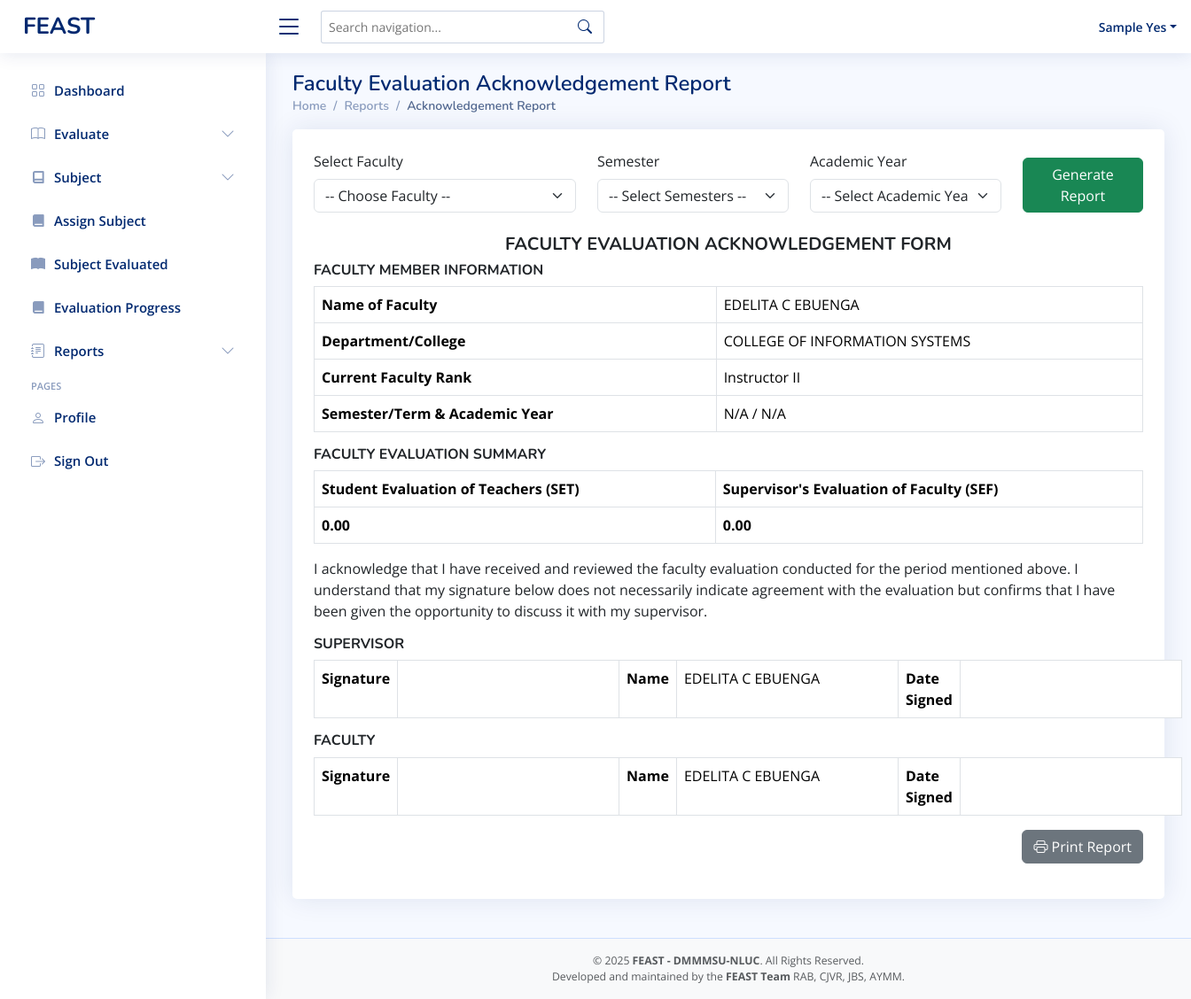
The app's page /admin-acknowledgementreport-orig.php?faculty_id=00021 (signed in) with its own data.
### tables this page shows
CREATE TABLE `faculty` (
  `idnumber` varchar(11) NOT NULL,
  `first_name` varchar(50) NOT NULL,
  `mid_name` varchar(50) NOT NULL,
  `last_name` varchar(50) NOT NULL,
  `password` varchar(255) DEFAULT NULL,
  `department` varchar(255) NOT NULL,
  `program` varchar(255) DEFAULT NULL,
  `faculty_rank` varchar(50) DEFAULT NULL,
  `role` varchar(50) NOT NULL DEFAULT 'faculty',
  `status` varchar(11) NOT NULL DEFAULT 'active'
);

### admin-acknowledgementreport-orig.php (the view, shortened to what this page needs)
<?php
include 'conn/conn.php';
$admin_id = $_SESSION['idnumber'];
$admin_departments = [];
$stmt_admin_dept = $conn->prepare("SELECT department_name FROM admin_departments WHERE admin_idnumber = ?");
if ($stmt_admin_dept) {
  $stmt_admin_dept->bind_param("s", $admin_id);
  $stmt_admin_dept->execute();
  $result = $stmt_admin_dept->get_result();
  while ($row = $result->fetch_assoc()) {
    $admin_departments[] = $row['department_name'];
  }
}
?>
<!DOCTYPE html>
<html lang="en">
<head>
  <?php include 'head.php' ?>
</head>
<body>
  <?php include 'admin-header.php' ?>
  <?php include 'admin-sidebar.php' ?>
  <main id="main" class="main">
    <div class="pagetitle">
      <h1>Faculty Evaluation Acknowledgement Report</h1>
      <nav>
        <ol class="breadcrumb">
          <li class="breadcrumb-item"><a href="admin-dashboard.php">Home</a></li>
          <li class="breadcrumb-item">Reports</li>
          <li class="breadcrumb-item active">Acknowledgement Report</li>
        </ol>
      </nav>
    </div>
    <div class="card p-4 mb-4">
      <form method="GET" action="admin-acknowledgementreport.php">
        <div class="row align-items-end mb-4">
          <div class="col-md-4">
            <label for="faculty_id" class="form-label">Select Faculty</label>
            <select class="form-select" name="faculty_id" id="faculty_id" required>
              <option value="" disabled selected>-- Choose Faculty --</option>
            </select>
          </div>
          <div class="col-md-3">
            <label for="semester" class="form-label">Semester</label>
            <select class="form-select" name="semester" id="semester">
              <option value="" disabled selected>-- Select Semesters --</option>
            </select>
          </div>
          <div class="col-md-3">
            <label for="academic_year" class="form-label">Academic Year</label>
            <select class="form-select" name="academic_year" id="academic_year">
              <option value="" disabled selected>-- Select Academic Years --</option>
            </select>
          </div>
          <div class="col-md-2">
            <button type="submit" class="btn btn-success mt-3 mt-md-0 w-100">Generate Report</button>
          </div>
        </div>
      </form>
      <?php
      if (isset($_GET['faculty_id'])) {
        $faculty_id = $_GET['faculty_id'];
        $eval_where = ["faculty_id = ?"];
        $eval_types = "s";
        $eval_params = [$faculty_id];
        $admin_eval_where = ["evaluatee_id = ?"];
        $admin_eval_types = "s";
        $admin_eval_params = [$faculty_id];
        if (!empty($admin_departments)) {
          $in_placeholder = implode(',', array_fill(0, count($admin_departments), '?'));
          $eval_where[] = "department IN ($in_placeholder)";
          $admin_eval_where[] = "department IN ($in_placeholder)";
          $eval_types .= str_repeat('s', count($admin_departments));
          $admin_eval_types .= str_repeat('s', count($admin_departments));
          $eval_params = array_merge($eval_params, $admin_departments);
          $admin_eval_params = array_merge($admin_eval_params, $admin_departments);
        }
        $eval_where_sql = implode(' AND ', $eval_where);
        $admin_eval_where_sql = implode(' AND ', $admin_eval_where);
        $fname = $mname = $lname = $dept = $rank = '';
        $stmt = $conn->prepare("SELECT first_name, mid_name, last_name, department, faculty_rank FROM faculty WHERE idnumber = ?");
        if ($stmt) {
          $stmt->bind_param("s", $faculty_id);
          $stmt->execute();
          $stmt->bind_result($fname, $mname, $lname, $dept, $rank);
        }
        $full_name = strtoupper("$fname $mname $lname");
        $dept_display = strtoupper($dept);
        $rank_display = ucwords($rank);
        $sem = "N/A";
        $sy = "N/A";
        $set_avg = '0.00';
        $stmt_set_avg = $conn->prepare("SELECT AVG(computed_rating) as avg FROM evaluation WHERE " . $eval_where_sql);
        if ($stmt_set_avg) {
          $stmt_set_avg->bind_param($eval_types, ...$eval_params);
          $stmt_set_avg->execute();
          $stmt_set_avg->bind_result($avg_res);
          if ($stmt_set_avg->fetch()) {
            $set_avg = number_format($avg_res, 2);
          }
        }
        $sef_avg = '0.00';
        $stmt_sef_avg = $conn->prepare("SELECT AVG(computed_rating) as avg FROM admin_evaluation WHERE " . $admin_eval_where_sql);
        if ($stmt_sef_avg) {
          $stmt_sef_avg->bind_param($admin_eval_types, ...$admin_eval_params);
          $stmt_sef_avg->execute();
          $stmt_sef_avg->bind_result($avg_res);
          if ($stmt_sef_avg->fetch()) {
            $sef_avg = number_format($avg_res, 2);
          }
        }
        $evaluator_name = 'N/A';
        $stmt_supervisor = $conn->prepare("SELECT a.first_name, a.mid_name, a.last_name, a.position
                                                  FROM admin a
                                                  INNER JOIN admin_departments ad ON a.idnumber = ad.admin_idnumber
                                                  WHERE ad.department_name = ?
                                                    AND (a.position LIKE 'Dean%' OR a.position LIKE 'Chair%' OR a.position LIKE 'Program Chair%')
                                                  ORDER BY
                                                    CASE
                                                      WHEN a.position LIKE 'Dean%' THEN 1
                                                      WHEN a.position LIKE 'Program Chair%' THEN 2
                                                      WHEN a.position LIKE 'Chair%' THEN 3
                                                      ELSE 4
                                                    END
                                                  LIMIT 1");
        if ($stmt_supervisor) {
          $stmt_supervisor->bind_param("s", $dept);
          $stmt_supervisor->execute();
          $stmt_supervisor->bind_result($sfn, $smn, $sln, $spos);
          if ($stmt_supervisor->fetch()) {
            $evaluator_name = strtoupper(trim("$sfn $smn $sln"));
          }
        }
      ?>
        <div id="printSection">
          <h5 class="text-center"><strong>FACULTY EVALUATION ACKNOWLEDGEMENT FORM</strong></h5>
          <h6><strong>FACULTY MEMBER INFORMATION</strong></h6>
          <table class="table table-bordered w-100">
            <tr>
              <th>Name of Faculty</th>
              <td><?= htmlspecialchars($full_name) ?></td>
            </tr>
            <tr>
              <th>Department/College</th>
              <td><?= htmlspecialchars($dept_display) ?></td>
            </tr>
            <tr>
              <th>Current Faculty Rank</th>
              <td><?= htmlspecialchars($rank_display) ?></td>
            </tr>
            <tr>
              <th>Semester/Term & Academic Year</th>
              <td><?= htmlspecialchars($sem) ?> / <?= htmlspecialchars($sy) ?></td>
            </tr>
          </table>
          <h6><strong>FACULTY EVALUATION SUMMARY</strong></h6>
          <table class="table table-bordered text-center w-100">
            <thead>
              <tr>
                <th>Student Evaluation of Teachers (SET)</th>
                <th>Supervisor's Evaluation of Faculty (SEF)</th>
              </tr>
            </thead>
            <tbody>
              <tr>
                <td><strong><?= htmlspecialchars($set_avg) ?></strong></td>
                <td><strong><?= htmlspecialchars($sef_avg) ?></strong></td>
              </tr>
            </tbody>
          </table>
          <p>
            I acknowledge that I have received and reviewed the faculty evaluation conducted for the period mentioned above.
            I understand that my signature below does not necessarily indicate agreement with the evaluation but confirms that I have been given the opportunity to discuss it with my supervisor.
          </p>
          <h6><strong>SUPERVISOR</strong></h6>
          <table class="table table-bordered w-100">
            <tr>
              <th>Signature</th>
              <td class="signature-box"></td>
              <th>Name</th>
              <td class="signature-box"><?= htmlspecialchars($evaluator_name) ?></td>
              <th>Date Signed</th>
              <td class="signature-box"></td>
            </tr>
          </table>
          <h6><strong>FACULTY</strong></h6>
          <table class="table table-bordered w-100 table-responsive">
            <tr>
              <th>Signature</th>
              <td class="signature-box"></td>
              <th>Name</th>
              <td class="signature-box"><?= htmlspecialchars($full_name) ?></td>
              <th>Date Signed</th>
              <td class="signature-box"></td>
            </tr>
          </table>
        </div>
        <div class="text-end mb-3">
          <?php
          $print_url = "admin-acknowledgementreport-print.php?faculty_id=" . urlencode($faculty_id);
          ?>
          <a href="<?= $print_url ?>" target="_blank" class="btn btn-secondary">
            <i class="bi bi-printer"></i> Print Report
          </a>
        </div>
      <?php } ?>
    </div>
  </main>
  <?php include 'footer.php' ?>
</body>
</html>

### assets/css/style.css (style rules this page uses)
:root { scroll-behavior: smooth; }
body { font-family: "Open Sans", sans-serif; background: #f6f9ff; color: #444444; }
a { color: #4154f1; text-decoration: none; }
h1, h2, h3, h4, h5, h6 { font-family: "Nunito", sans-serif; }
#main { margin-top: 60px; padding: 20px 30px; transition: all 0.3s; }
.pagetitle { margin-bottom: 10px; }
.pagetitle h1 { font-size: 24px; margin-bottom: 0; font-weight: 600; color: #012970; }
.card { margin-bottom: 30px; border: none; border-radius: 5px; box-shadow: 0px 0 30px rgba(1, 41, 112, 0.1); }
.breadcrumb { font-size: 14px; font-family: "Nunito", sans-serif; color: #899bbd; font-weight: 600; }
.breadcrumb a { color: #899bbd; transition: 0.3s; }
.breadcrumb .breadcrumb-item::before { color: #899bbd; }
.breadcrumb .active { color: #51678f; font-weight: 600; }
@media (min-width: 1200px) { #main, #footer { margin-left: 300px; } }

### admin-acknowledgementreport-orig.php (style rules this page uses)
.table th, .table td { text-align: left; vertical-align: top; }
.signature-box { height: 60px; min-width: 250px; border-bottom: 1px solid #000; }

### records on screen
faculty: full_name "EDELITA C EBUENGA", department "COLLEGE OF INFORMATION SYSTEMS", faculty_rank "Instructor II"

### other values on screen
$_SESSION['first_name'] "Sample"
$_SESSION['last_name'] "Yes"
$sem "N/A"
$sy "N/A"
$set_avg "0.00"
$sef_avg "0.00"
$evaluator_name "EDELITA C EBUENGA"
